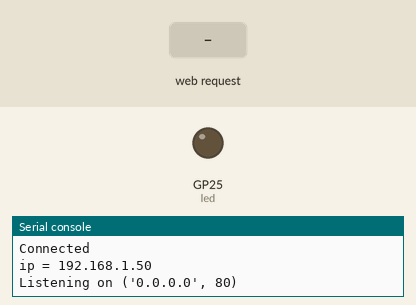
This program was run on a simulated Raspberry Pi Pico running MicroPython. On the bench: output pins drawn as LEDs (lit = HIGH), the last lines printed to the serial console. The test bench sets the inputs (shaded band). WiFi joins after 1.5 s; values from a settings file that is not in the repository are placeholders.

Above: at 4.4 s.
4.5 s: HTTP request GET /?led=on received
At 4.9 s:
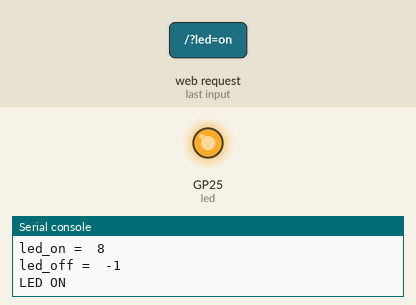
6.0 s: HTTP request GET /?led=off received
At 7.3 s:
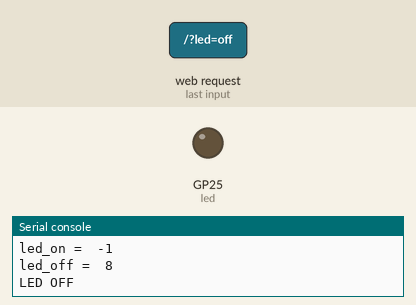
Timing chart, 0 to 9.0 s (numbered marks = the images above; inputs shaded):
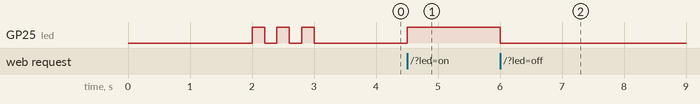

The program:

ledonoff.py
```python
import rp2
import network
import ubinascii
import machine
# import urequest as request
import time
from wificonfig import wificonfig
import socket

# Set country to avoid possible errors
rp2.country('SG')

wlan = network.WLAN(network.STA_IF)
wlan.active(True)
# If you need to disable powersaving mode
# wlan.config(pm = 0xa11140)

# See the MAC address in the wireless chip OTP
mac = ubinascii.hexlify(network.WLAN().config('mac'),':').decode()
print('mac = ' + mac)

# Other things to query
# print(wlan.config('channel'))
# print(wlan.config('essid'))
# print(wlan.config('txpower'))

# Load login data from different file for safety reasons
ssid = wificonfig['ssid']
pw = wificonfig['pw']

wlan.connect(ssid, pw)

# Wait for connection with 10 second timeout
timeout = 10
while timeout > 0:
    if wlan.status() < 0 or wlan.status() >= 3:
        break
    timeout -= 1
    print('Waiting for connection...')
    time.sleep(1)

# Define blinking function for onboard LED to indicate error codes
def blink_onboard_led(num_blinks):
    led = machine.Pin('LED', machine.Pin.OUT)
    for i in range(num_blinks):
        led.on()
        time.sleep(.2)
        led.off()
        time.sleep(.2)

# Handle connection error
# Error meanings
# 0  Link Down
# 1  Link Join
# 2  Link NoIp
# 3  Link Up
# -1 Link Fail
# -2 Link NoNet
# -3 Link BadAuth

wlan_status = wlan.status()
blink_onboard_led(wlan_status)

if wlan_status != 3:
    raise RuntimeError('Wi-Fi connection failed AAA')
else:
    print('Connected')
    status = wlan.ifconfig()
    print('ip = ' + status[0])

# Function to load in html page
def get_html(html_name):
    with open(html_name, 'r') as file:
        html = file.read()

    return html

# HTTP server with socket
addr = socket.getaddrinfo('0.0.0.0', 80)[0][-1]

s = socket.socket()
s.bind(addr)
s.listen(1)

print('Listening on', addr)
led = machine.Pin('LED', machine.Pin.OUT)

# Listen for connections
while True:
    try:
        cl, addr = s.accept()
        print('Client connected from', addr)
        r = cl.recv(1024)
        # print(r)

        r = str(r)
        print(r)
        led_on = r.find('led=on')
        led_off = r.find('led=off')
        print('led_on = ', led_on)
        print('led_off = ', led_off)
        if led_on > -1:
            print('LED ON')
            led.value(1)

        if led_off > -1:
            print('LED OFF')
            led.value(0)

        response = get_html('index.html')
        cl.send('HTTP/1.0 200 OK\r\nContent-type: text/html\r\n\r\n')
        cl.send(response)
        cl.close()

    except OSError as e:
        cl.close()
        print('Connection closed')

# Make GET request
#request = requests.get('http://www.google.com')
#print(request.content)
#request.close()
```

Measured:
- after the input at 4.5 s, GP25 (led): LOW → HIGH at once
- after the input at 6.0 s, GP25 (led): HIGH → LOW at once
